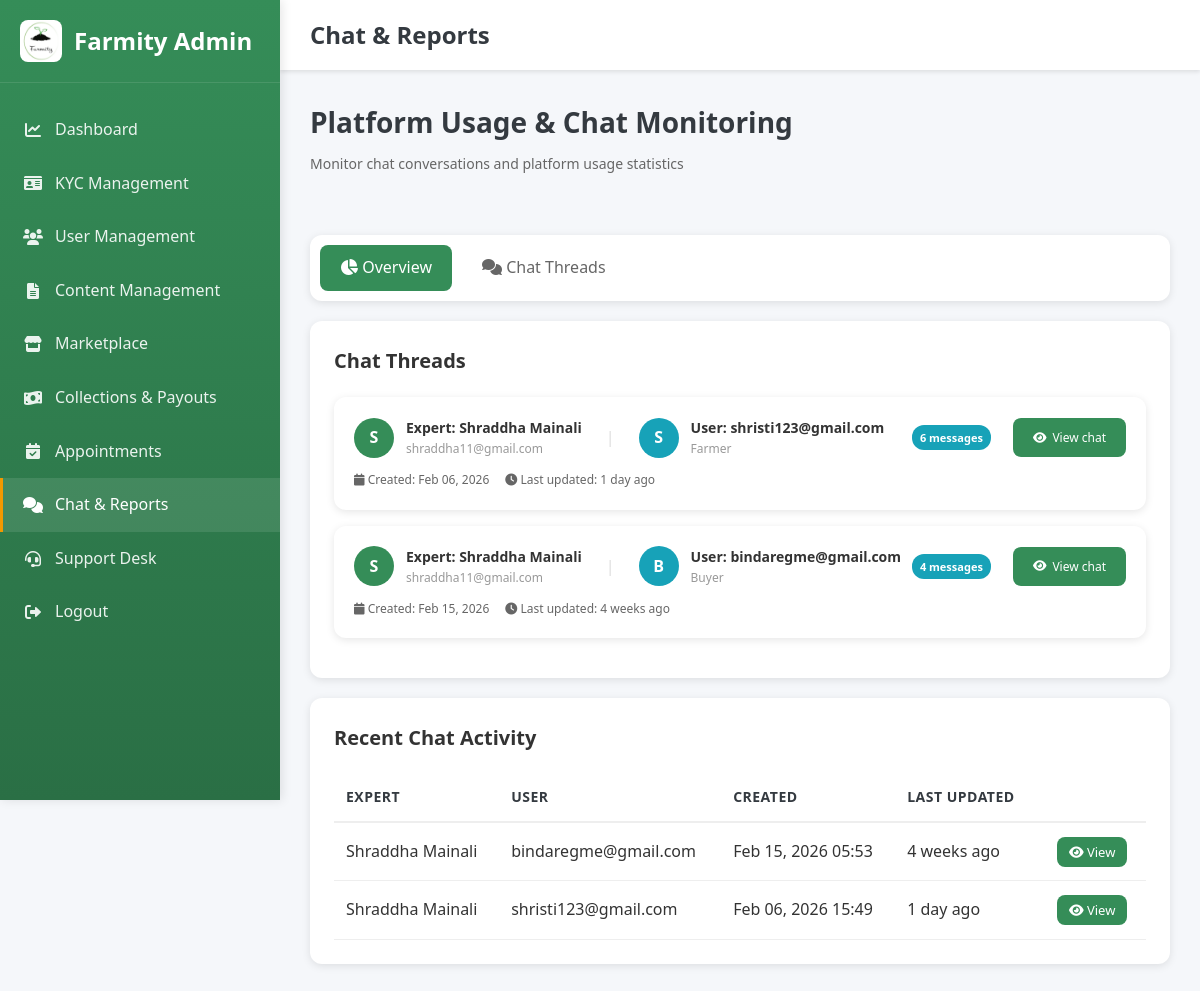
The app's page /admin-dashboard/chats-reports/ (signed in), older data.
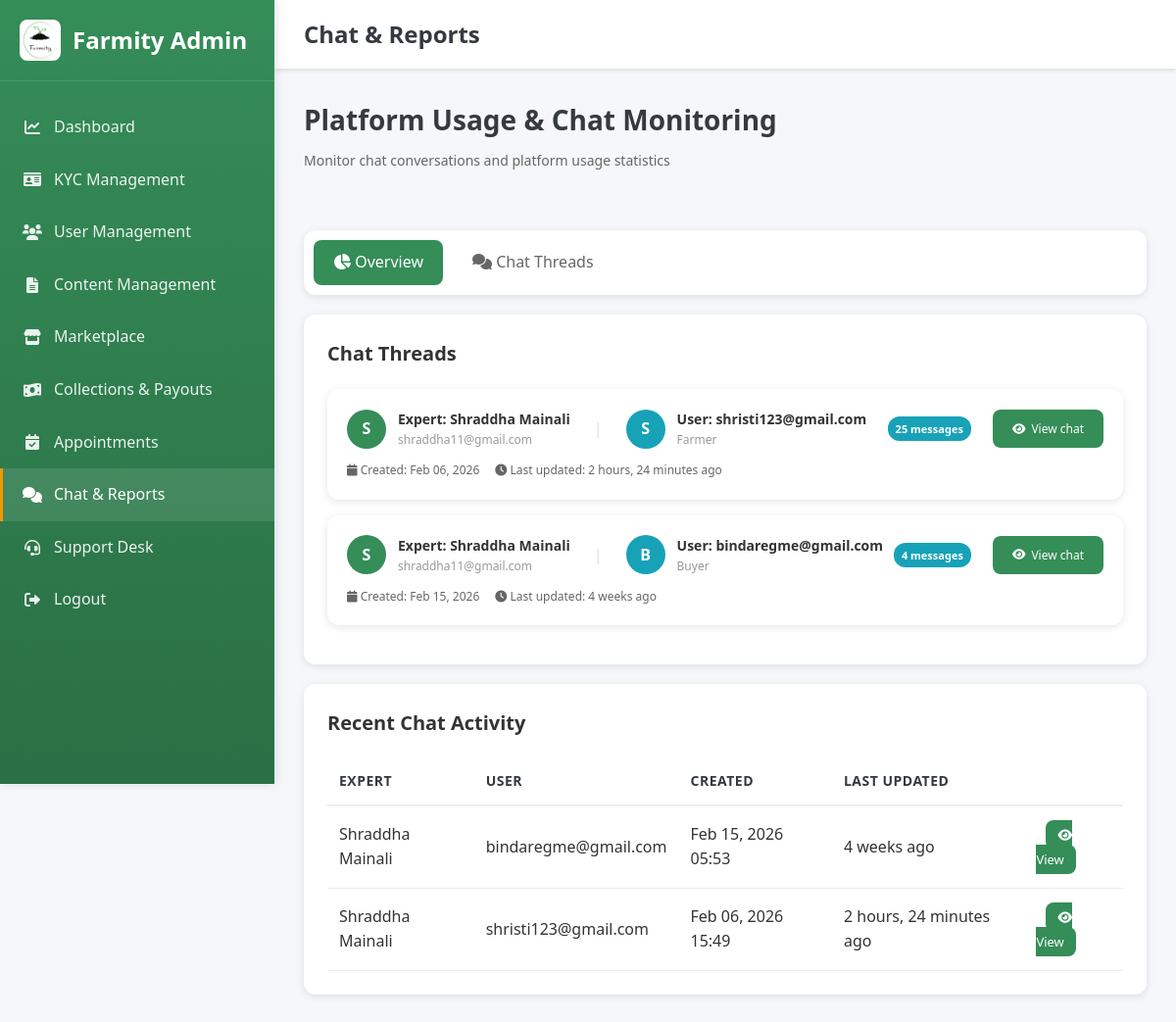
The same page, newer data.
### accounts/models.py (models this page shows, shortened)
class ExpertChatThread(models.Model):
    expert = models.ForeignKey(ExpertProfile, on_delete=models.CASCADE, related_name='chat_threads')
    created_by = models.ForeignKey(User, on_delete=models.CASCADE, related_name='chat_threads')
    created_at = models.DateTimeField(auto_now_add=True)
    updated_at = models.DateTimeField(auto_now=True)
    class Meta:
        ordering = ('-updated_at',)

class ExpertProfile(models.Model):
    user = models.OneToOneField(User, on_delete=models.CASCADE, related_name='expert_profile')
    name = models.CharField(max_length=255, blank=True, null=True)
    photo = models.ImageField(upload_to='expert_photos/', blank=True, null=True)
    qualification = models.CharField(max_length=255, blank=True, null=True)
    specialization = models.CharField(max_length=255, blank=True, null=True)
    experience = models.CharField(max_length=50, blank=True, null=True)
    consultation_fee = models.DecimalField(
        max_digits=10, decimal_places=2, default=0, blank=True, null=True,
        help_text='Fee per appointment (Rs.). 0 = free. Can be set for future paid appointments.'
    )

class User(AbstractBaseUser, PermissionsMixin):
    ROLE_CHOICES = (
        ('admin', 'Admin'),
        ('buyer', 'Buyer'),
        ('farmer', 'Farmer'),
        ('agricultural_expert', 'Agricultural Expert'),
        ('vendor', 'Vendor'),
    )
    GENDER_CHOICES = (
        ('male', 'Male'),
        ('female', 'Female'),
        ('other', 'Other'),
    )
    email = models.EmailField(unique=True)
    phone = models.CharField(max_length=10, unique=True, blank=True, null=True)
    gender = models.CharField(max_length=10, choices=GENDER_CHOICES, blank=True, null=True)
    role = models.CharField(max_length=20, choices=ROLE_CHOICES, default='buyer')
    is_active = models.BooleanField(default=True)
    email_verified = models.BooleanField(default=False)
    is_verified = models.BooleanField(default=False)
    is_staff = models.BooleanField(default=False)
    date_joined = models.DateTimeField(auto_now_add=True)
    objects = UserManager()
    USERNAME_FIELD = 'email'
    REQUIRED_FIELDS = []

### accounts/views.py (the view)
# urls.py: path('admin-dashboard/chats-reports/', admin_chat_reports, name='admin_chat_reports'),
@login_required
def admin_chat_reports(request):
    if request.user.role != 'admin':
        return _redirect_to_role_home_response(request.user)
    section = request.GET.get('section', 'overview')  # 'overview', 'chats', 'reports'
    search_query = request.GET.get('search', '').strip()
    context = {}
    total_threads = ExpertChatThread.objects.count()
    total_messages = ExpertChatMessage.objects.count()
    total_experts = ExpertProfile.objects.count()
    total_chat_users = ExpertChatThread.objects.values('created_by').distinct().count()
    chat_threads = ExpertChatThread.objects.select_related(
        'expert', 'expert__user', 'created_by'
    ).order_by('-updated_at')
    if search_query:
        chat_threads = chat_threads.filter(
            Q(expert__name__icontains=search_query) |
            Q(expert__user__email__icontains=search_query) |
            Q(created_by__email__icontains=search_query)
        )
    threads_with_counts = []
    for thread in chat_threads[:50]:  # Limit to 50 most recent
        message_count = ExpertChatMessage.objects.filter(thread=thread).count()
        threads_with_counts.append({
            'thread': thread,
            'message_count': message_count,
        })
    User = get_user_model()
    total_users = User.objects.count()
    active_users_30d = User.objects.filter(
        date_joined__gte=timezone.now() - timedelta(days=30)
    ).count()
    recent_threads = ExpertChatThread.objects.select_related(
        'expert', 'expert__user', 'created_by'
    ).order_by('-created_at')[:10]
    context.update({
        'section': section,
        'search_query': search_query,
        'total_threads': total_threads,
        'total_messages': total_messages,
        'total_experts': total_experts,
        'total_chat_users': total_chat_users,
        'threads_with_counts': threads_with_counts,
        'total_users': total_users,
        'active_users_30d': active_users_30d,
        'recent_threads': recent_threads,
    })
    return render(request, 'admin_chat_reports.html', context)

### templates/admin_chat_reports.html (shortened to what this page needs)
<!DOCTYPE html>
<html lang="en">
<head>
    <link rel="stylesheet" href="/static/css/style.css">
    <link href="https://cdnjs.cloudflare.com/ajax/libs/font-awesome/6.0.0/css/all.min.css" rel="stylesheet">
</head>
<body>
    <aside class="sidebar">
        <div class="sidebar-header">
            <img src="/static/images/Farmity%20logo.png" alt="Farmity" class="sidebar-logo-img" onerror="this.style.display='none'; this.nextElementSibling.style.display='flex';">
            <h2>Farmity Admin</h2>
        </div>
        <nav class="sidebar-menu">
            <a href="{% url 'admin_dashboard' %}" class="menu-item">
                <i class="fas fa-chart-line"></i>
                <span>Dashboard</span>
            </a>
            <a href="{% url 'admin_kyc_management' %}" class="menu-item">
                <i class="fas fa-id-card"></i>
                <span>KYC Management</span>
            </a>
            <a href="{% url 'admin_user_management' %}" class="menu-item">
                <i class="fas fa-users"></i>
                <span>User Management</span>
            </a>
            <a href="{% url 'admin_content_management' %}" class="menu-item">
                <i class="fas fa-file-alt"></i>
                <span>Content Management</span>
            </a>
            <a href="{% url 'admin_marketplace_oversight' %}" class="menu-item">
                <i class="fas fa-store"></i>
                <span>Marketplace</span>
            </a>
            <a href="{% url 'admin_collections_payouts' %}" class="menu-item">
                <i class="fas fa-money-bill-wave"></i>
                <span>Collections & Payouts</span>
            </a>
            <a href="{% url 'admin_appointment_management' %}" class="menu-item">
                <i class="fas fa-calendar-check"></i>
                <span>Appointments</span>
            </a>
            <a href="{% url 'admin_chat_reports' %}" class="menu-item active">
                <i class="fas fa-comments"></i>
                <span>Chat & Reports</span>
            </a>
            <a href="{% url 'admin_support_desk' %}" class="menu-item">
                <i class="fas fa-headset"></i>
                <span>Support Desk</span>
            </a>
            <a href="{% url 'logout' %}" class="menu-item">
                <i class="fas fa-sign-out-alt"></i>
                <span>Logout</span>
            </a>
        </nav>
    </aside>
    <div class="main-content">
        <header class="top-header">
            <h1 class="header-title">Chat & Reports</h1>
        </header>
        <div class="dashboard-content">
            <div class="page-header">
                <h2 class="page-title">Platform Usage & Chat Monitoring</h2>
                <p class="page-subtitle">Monitor chat conversations and platform usage statistics</p>
            </div>
            <div class="stats-grid">
                <div class="stat-card">
                    <div class="stat-value">{{ total_threads }}</div>
                    <div class="stat-label">Total Chat Threads</div>
                </div>
                <div class="stat-card">
                    <div class="stat-value">{{ total_messages }}</div>
                    <div class="stat-label">Total Messages</div>
                </div>
                <div class="stat-card">
                    <div class="stat-value">{{ total_experts }}</div>
                    <div class="stat-label">Active Experts</div>
                </div>
                <div class="stat-card">
                    <div class="stat-value">{{ total_chat_users }}</div>
                    <div class="stat-label">Chat Users</div>
                </div>
                <div class="stat-card">
                    <div class="stat-value">{{ total_users }}</div>
                    <div class="stat-label">Total Platform Users</div>
                </div>
                <div class="stat-card">
                    <div class="stat-value">{{ active_users_30d }}</div>
                    <div class="stat-label">New Users (30 days)</div>
                </div>
            </div>
            <div class="section-tabs">
                <a href="?section=overview" class="tab-btn {% if section == 'overview' %}active{% endif %}">
                    <i class="fas fa-chart-pie"></i> Overview
                </a>
                <a href="?section=chats" class="tab-btn {% if section == 'chats' %}active{% endif %}">
                    <i class="fas fa-comments"></i> Chat Threads
                </a>
            </div>
            {% if section == 'overview' or section == 'chats' %}
            <div class="table-container">
                <h3 style="margin-bottom: 20px; font-size: 20px; font-weight: 600;">Chat Threads</h3>
                {% if threads_with_counts %}
                {% for item in threads_with_counts %}
                <div class="chat-thread-card">
                    <div class="thread-header">
                        <div class="thread-participants">
                            <div class="participant-avatar">
                                {{ item.thread.expert.name|first|upper|default:"E" }}
                            </div>
                            <div class="participant-info">
                                <div class="participant-name">Expert: {{ item.thread.expert.name|default:item.thread.expert.user.email }}</div>
                                <div class="participant-email">{{ item.thread.expert.user.email }}</div>
                            </div>
                            <div style="margin: 0 12px; color: #ddd;">|</div>
                            <div class="participant-avatar" style="background: var(--info);">
                                {{ item.thread.created_by.email|first|upper }}
                            </div>
                            <div class="participant-info">
                                <div class="participant-name">User: {{ item.thread.created_by.email }}</div>
                                <div class="participant-email">{{ item.thread.created_by.get_role_display }}</div>
                            </div>
                        </div>
                        <div class="thread-meta" style="align-items: center; gap: 12px;">
                            <span class="message-count">{{ item.message_count }} messages</span>
                            <a href="{% url 'admin_chat_thread_view' item.thread.id %}" class="filter-btn" style="text-decoration: none; display: inline-flex; align-items: center; gap: 6px;">
                                <i class="fas fa-eye"></i> View chat
                            </a>
                        </div>
                    </div>
                    <div class="thread-meta">
                        <span><i class="fas fa-calendar"></i> Created: {{ item.thread.created_at|date:"M d, Y" }}</span>
                        <span><i class="fas fa-clock"></i> Last updated: {{ item.thread.updated_at|timesince }} ago</span>
                    </div>
                </div>
                {% endfor %}
                {% else %}
                <div style="text-align: center; padding: 40px; color: #999;">
                    No chat threads found
                </div>
                {% endif %}
            </div>
            {% endif %}
            {% if section == 'overview' %}
            <div class="table-container" style="margin-top: 20px;">
                <h3 style="margin-bottom: 20px; font-size: 20px; font-weight: 600;">Recent Chat Activity</h3>
                {% if recent_threads %}
                <table class="data-table">
                    <thead>
                        <tr>
                            <th>Expert</th>
                            <th>User</th>
                            <th>Created</th>
                            <th>Last Updated</th>
                            <th></th>
                        </tr>
                    </thead>
                    <tbody>
                        {% for thread in recent_threads %}
                        <tr>
                            <td>{{ thread.expert.name|default:thread.expert.user.email }}</td>
                            <td>{{ thread.created_by.email }}</td>
                            <td>{{ thread.created_at|date:"M d, Y H:i" }}</td>
                            <td>{{ thread.updated_at|timesince }} ago</td>
                            <td><a href="{% url 'admin_chat_thread_view' thread.id %}" class="filter-btn" style="text-decoration: none; font-size: 13px; padding: 6px 12px;"><i class="fas fa-eye"></i> View</a></td>
                        </tr>
                        {% endfor %}
                    </tbody>
                </table>
                {% else %}
                <div style="text-align: center; padding: 40px; color: #999;">
                    No recent chat activity
                </div>
                {% endif %}
            </div>
            {% endif %}
        </div>
    </div>
</body>
</html>

### static/css/style.css (style rules this page uses)
* { margin: 0; padding: 0; box-sizing: border-box; }
html, body { overflow-x: hidden; }
:root { --athens-gray: #E9EBF1; --sea-green: #358D58; --sushi: #A8AD3B; --paarl: #A04A24; --white: #ffffff; --text-dark: #333333; --text-gray: #666666; --border-gray: #dddddd; --light-gray: #f5f5f5; }
body { font-family: 'Segoe UI', Tahoma, Geneva, Verdana, sans-serif; line-height: 1.6; color: var(--text-dark); background: var(--white); }
.stat-card { position: absolute; top: -20px; left: -20px; background: var(--white); padding: 1rem 1.5rem; border-radius: 15px; box-shadow: 0 4px 15px rgba(0,0,0,0.1); display: flex; align-items: center; gap: 1rem; z-index: 10; }
.stat-label { font-size: 0.9rem; color: var(--text-gray); }
.stat-value { font-size: 1.5rem; font-weight: bold; color: var(--sea-green); }
html, body { height: 100%; margin: 0; padding: 0; }

Row changes from the older to the newer data that the page shows:
changed ExpertChatThread "shristi123@gmail.com": message_count "6" → "25"; thread.updated_at "1 day" → "2 hours, 24 minutes"; updated_at "1 day" → "2 hours, 24 minutes"
